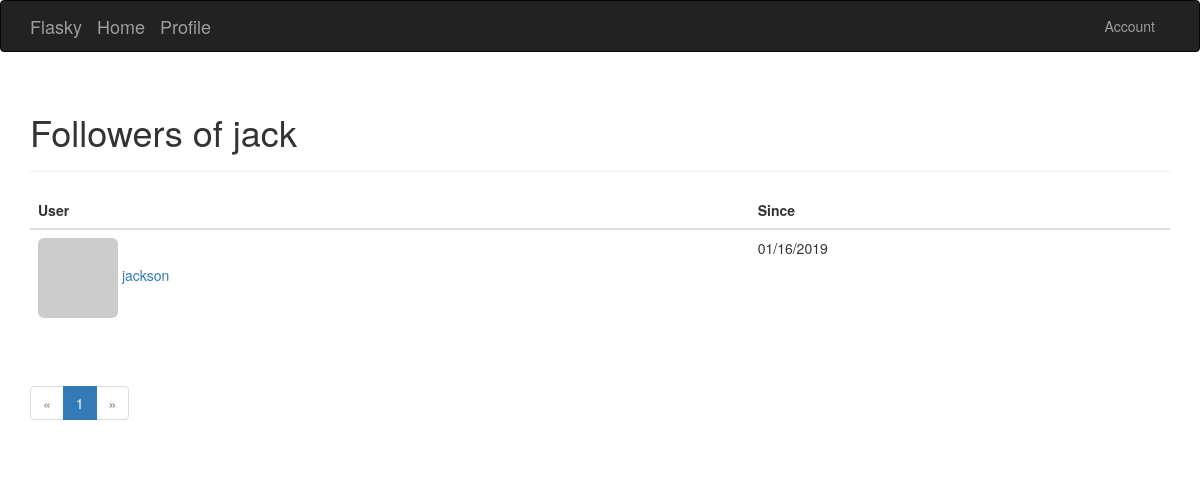
The page /followers/jack (signed in) on the database its author committed.
### app/models.py (models this page shows, shortened)
class User(UserMixin, db.Model):
	__tablename__ = 'users'     #表名
	id = db.Column(db.Integer, primary_key=True)
	email = db.Column(db.String(64), unique=True, index=True)
	username = db.Column(db.String(64), unique=True, index=True)
	password_hash = db.Column(db.String(128))
	role_id = db.Column(db.Integer, db.ForeignKey('roles.id'))
	confirmed = db.Column(db.Boolean, default=False)
	name = db.Column(db.String(64))
	location = db.Column(db.String(64))
	about_me = db.Column(db.Text())  #自我介绍，db.Text()不需要指定最大长度。
	member_since = db.Column(db.DateTime(), default=datetime.utcnow)#datetime.utcnow后面没有(),default接受函数作默认值,注册日期
	last_seen = db.Column(db.DateTime(), default=datetime.utcnow)#最后访问日期
	posts = db.relationship('Post', backref='author', lazy='dynamic')
	avatar_hash = db.Column(db.String(32))
	followed = db.relationship('Follow', foreign_keys=[Follow.follower_id],
		backref=db.backref('follower', lazy='joined'), lazy='dynamic', cascade='all, delete-orphan')
	followers = db.relationship('Follow', foreign_keys=[Follow.followed_id],
		backref=db.backref('followed', lazy='joined'), lazy='dynamic', cascade='all, delete-orphan')
	comments = db.relationship('Comment', backref='author', lazy='dynamic')
	@property
	def password(self):
		raise AttributeError('password is not a readable attribute')
	def can(self, permissions):
		if self.role:
			if self.role.permissions:
				return self.role is not None and \
					(self.role.permissions & permissions) == permissions
		return False
	def gravatar(self, size=100, default='identicon', rating='g'):
		if request.is_secure:
			url = 'https://secure.gravatar.com/avatar'
		else:
			url = 'http://www.gravatar.com/avatar'
		hash = self.avatar_hash or hashlib.md5(self.email.encode('utf-8')).hexdigest()
		return '{url}/{hash}?s={size}&d={default}&r={rating}'.format(url=url, hash=hash, \
			size=size,default=default, rating=rating)
	def ping(self):
		self.last_seen = datetime.utcnow()
		db.session.add(self)

class Follow(db.Model):
	__tablename__ = 'follows'
	follower_id = db.Column(db.Integer, db.ForeignKey('users.id'), primary_key=True)
	followed_id = db.Column(db.Integer, db.ForeignKey('users.id'), primary_key=True)
	timestamp = db.Column(db.DateTime, default=datetime.utcnow)

### app/main/views.py (the view)
@main.route('/followers/<username>')
def followers(username):				#显示本用户的已关注对象
	user = User.query.filter_by(username=username).first()
	if user is None:
		flash('Invalid user.')
		return redirect(url_for('main.index'))
	page = request.args.get('page', 1, type=int)
	pagination = user.followers.paginate(
		page, per_page=current_app.config['FLASKY_FOLLOWERS_PER_PAGE'],
		error_out=False)
	follows = [{'user': item.follower, 'timestamp': item.timestamp}
			for item in pagination.items]
	return render_template('followers.html', user=user, title="Followers of",
							endpoint='main.followers', pagination=pagination,
							follows=follows)

### app/auth/views.py (called while the page is built)
@auth.before_app_request
def before_request():
	if current_user.is_authenticated:
		current_user.ping()
		if not current_user.confirmed \
			and request.endpoint[:5] != 'auth.'\
			and request.endpoint != 'static':	# 冒号为if语句,'\'表示换行
				return redirect(url_for('auth.unconfirmed'))

### app/main/__init__.py (called while the page is built)
@main.app_context_processor
def inject_permissions():
	return dict(Permission=Permission)

### app/main/views.py (called while the page is built)
@main.after_app_request
def after_request(response):
	for query in get_debug_queries():
		if query.duration >=current_app.config['FLASKY_SLOW_DB_QUERY_TIME']:
			current_app.logger.warning(
				'Slow query: %s\nParameters: %s\nDuration: %fs\nContext: %s\n' %
				(query.statement, query.parameters, query.duration, query.context))
	return response

### app/models.py (called while the page is built)
@login_manager.user_loader
def load_user(user_id):
	return User.query.get(int(user_id))

### app/templates/followers.html (shortened to what this page needs)
{% extends "base.html" %}
{% import "_macros.html" as macros %}
{% block page_content %}
<div class="page-header">
	<h1>{{ title }} {{ user.username }}</h1>
</div>
<table class="table table-hover followers">
	<thead><tr><th>User</th><th>Since</th></tr></thead>
	{% for follow in follows %}
	{% if follow.user != user %}
	<tr>
		<td>
			<a href="{{ url_for('main.user', username = follow.user.username) }}">
				<img class="img-rounded" src="{{ follow.user.gravatar(size=32) }}">
				{{ follow.user.username }}
			</a>
		</td>
		<td>{{ moment(follow.timestamp).format('L') }}</td>
	</tr>
	{% endif %}
	{% endfor %}
</table>
<div class="pagination">
	{{ macros.pagination_widget(pagination, endpoint, username = user.username) }}
</div>
{% endblock %}

### rows shown on the page
User: username "jack"
User: user.username "jackson"
Follow: timestamp "01/16/2019"

### other values the page prints
{{ title }} "Followers of"
{{ p }} "1"
